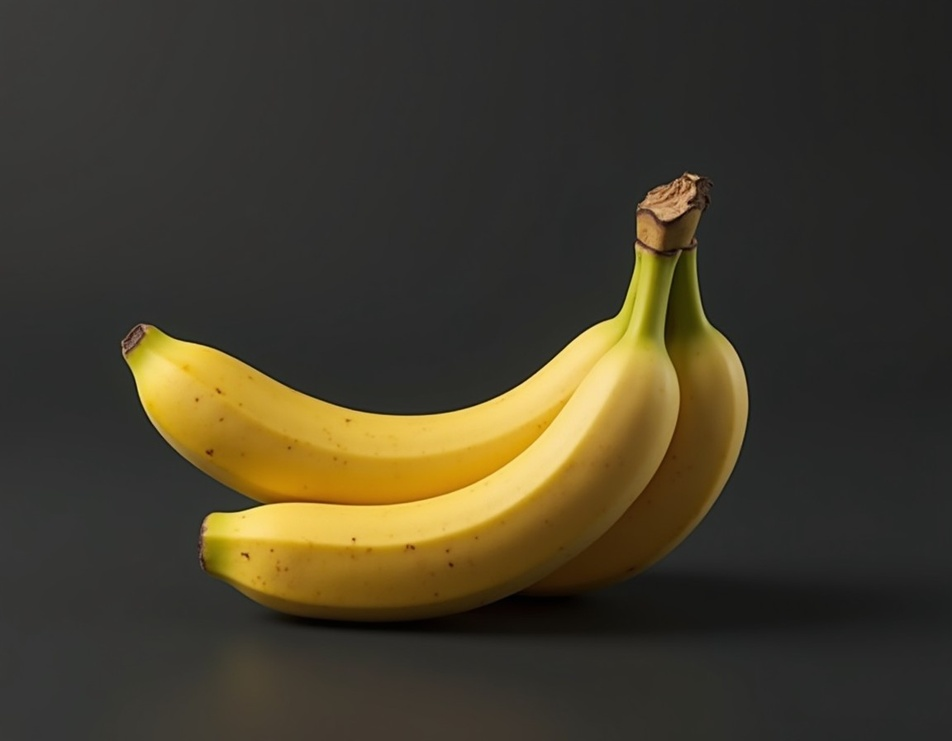
#> input picture platano.jpg, 952 x 741 px, shrunk from 1152 x 896 before the run, found by its file name
$ jupyter execute PDI_4_Traslacion_Rotacion_Escala_Imagen.ipynb
#> lines starting #> are read from the running program, lines starting #| are printed output that depends on the picture
<a href="https://colab.research.google.com/github/dilp90/PDI/blob/main/PDI_Traslacion_Rotacion_Escala_Imagen.ipynb" target="_parent"></a>

# **Transformación geométrica: Traslación, rotación y escala de una imagen**

[cell 1]
import cv2
import numpy as np
import matplotlib.pyplot as plt

[cell 2]
# Cargar la imagen en escala de grises
imagen = cv2.imread("/content/platano.jpg", cv2.IMREAD_GRAYSCALE)
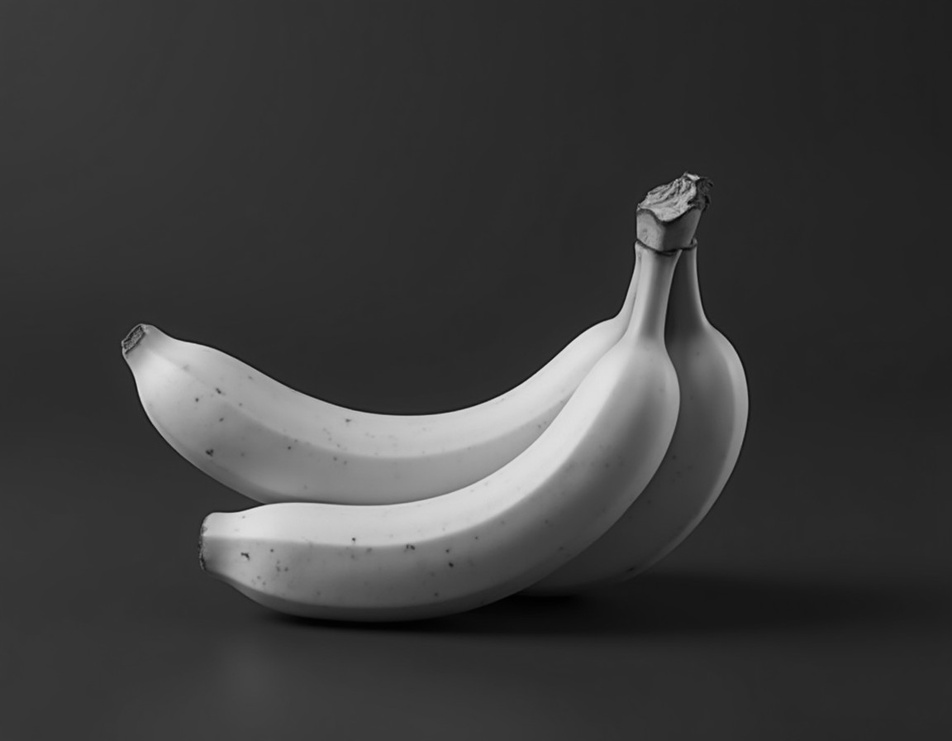
#> imagen: shape (741, 952); min 0, max 227, mean 60.3

# Dimensiones de la imagen
alto, ancho = imagen.shape
#> alto = 741; ancho = 952

[cell 3]
# Definir traslación (50 píxeles en X, 30 píxeles en Y)
tx, ty = 50, 30
M_translacion = np.float32([[1, 0, tx], [0, 1, ty]])

# Aplicar traslación
imagen_trasladada = cv2.warpAffine(imagen, M_translacion, (ancho, alto))
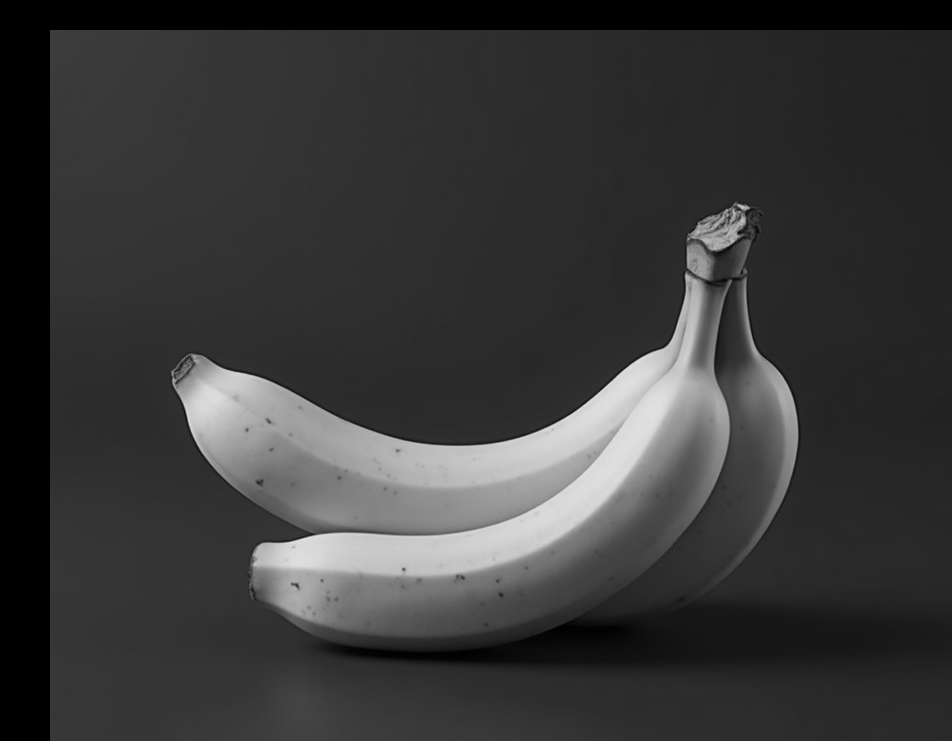
#> imagen_trasladada: shape (741, 952); min 0, max 227, mean 56.4

[cell 4]
# Definir rotación + escalado (30° alrededor del centro con 0.8 de escala)
angulo = 30
escala = 0.8
centro = (ancho // 2, alto // 2)  # Centro de la imagen
#> centro = (476, 370)

M_rotacion_escala = cv2.getRotationMatrix2D(centro, angulo, escala)

# Aplicar rotación y escalado
imagen_final = cv2.warpAffine(imagen_trasladada, M_rotacion_escala, (ancho, alto))
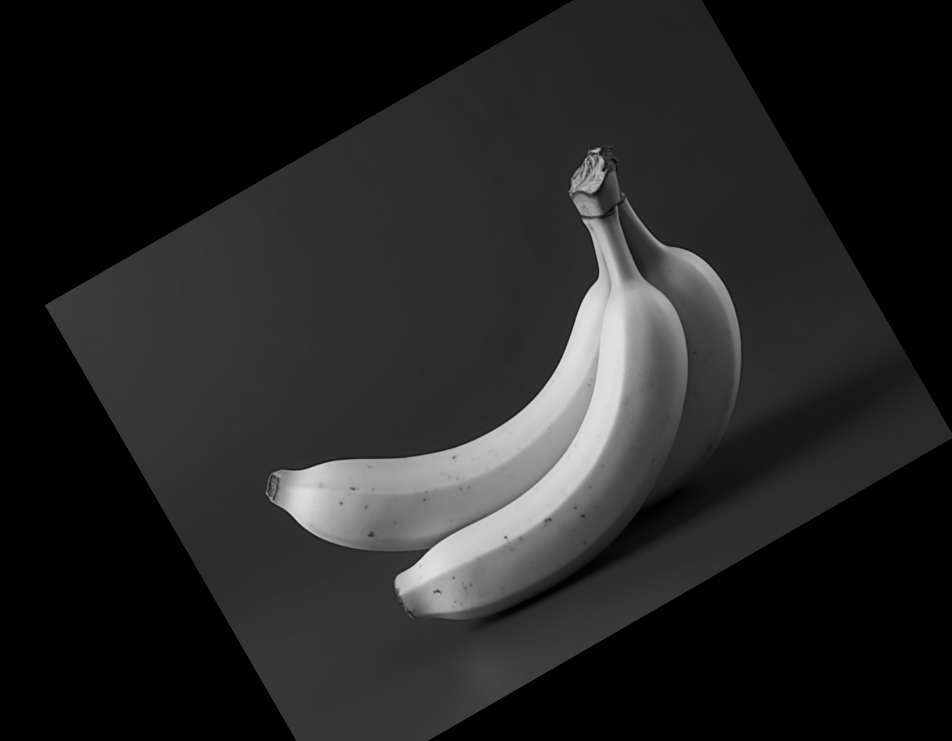
#> imagen_final: shape (741, 952); min 0, max 226, mean 35.6

[cell 5]
# Mostrar imágenes
plt.figure(figsize=(10, 5))
plt.subplot(1, 3, 1)
plt.imshow(imagen, cmap="gray")
plt.title("Imagen Original")
plt.axis("off")

plt.subplot(1, 3, 2)
plt.imshow(imagen_trasladada, cmap="gray")
plt.title("Imagen Trasladada")
plt.axis("off")

plt.subplot(1, 3, 3)
plt.imshow(imagen_final, cmap="gray")
plt.title("Imagen Trasladada + Rotada + Escalada")
plt.axis("off")

plt.show()
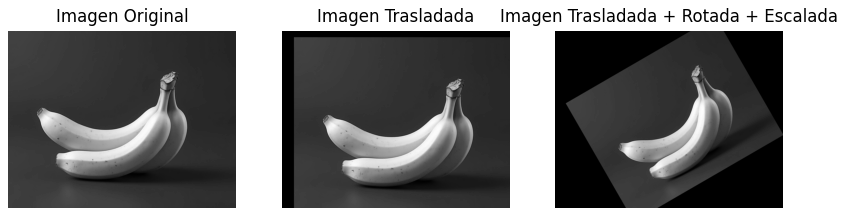
#> figure drawn by matplotlib, 3 panels
